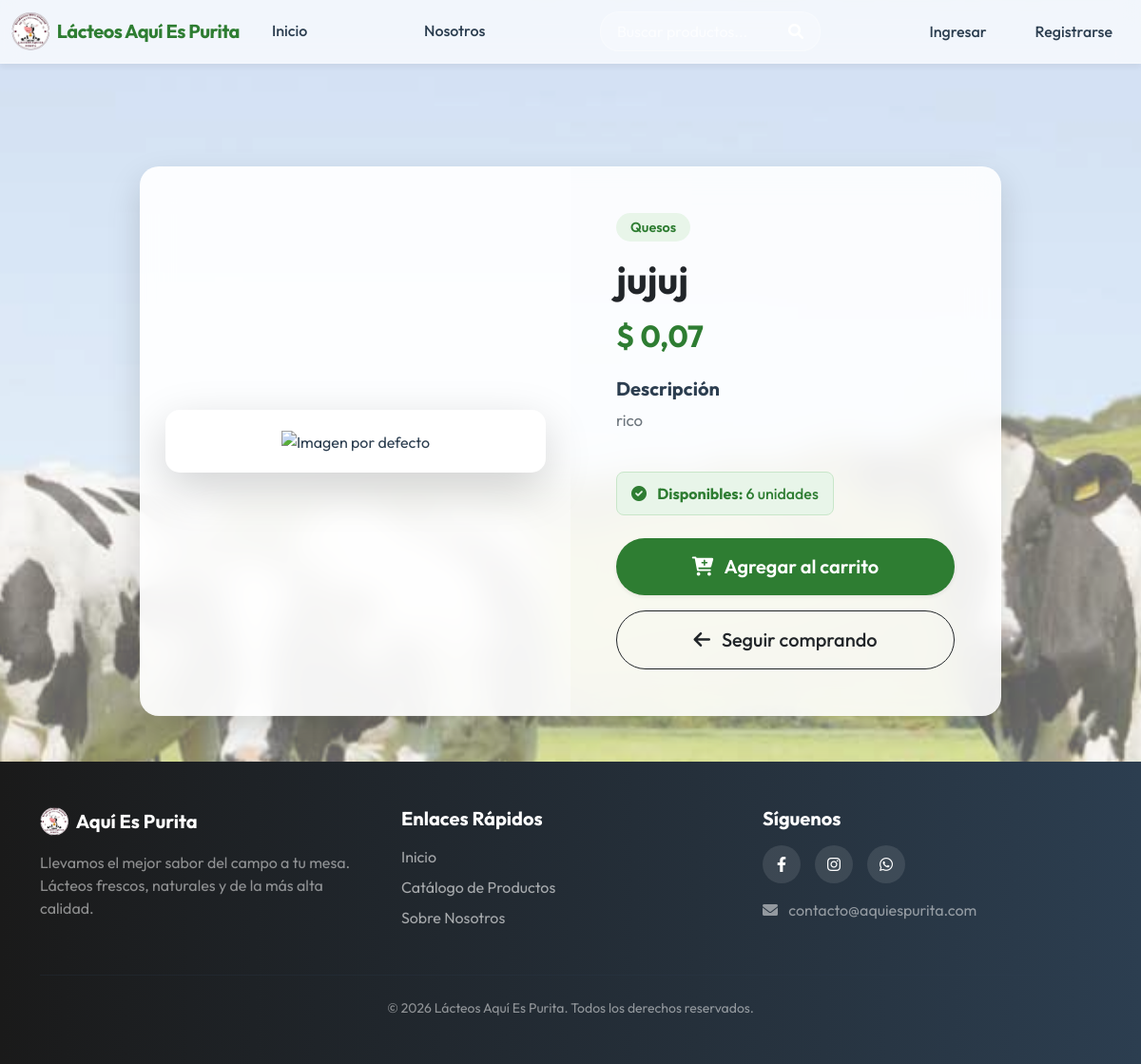
The page /producto/33/ on the database its author committed.
### core/models.py (models this page shows, shortened)
class Producto(models.Model):
    nombre = models.CharField(max_length=100, verbose_name="Nombre del producto")
    codigo = models.CharField(max_length=50, unique=True, verbose_name="Código del producto")
    precio = models.DecimalField(
        max_digits=10,
        decimal_places=2,
        verbose_name="Precio",
        null=True,
        blank=True
    )
    descripcion = models.TextField(max_length=500, verbose_name="Descripción breve")
    descripcion = models.TextField(max_length=500, verbose_name="Descripción breve")
    categoria = models.ForeignKey(Categoria, on_delete=models.CASCADE, verbose_name="Categoría", related_name="productos")
    cantidad = models.PositiveIntegerField(default=0, verbose_name="Cantidad en inventario")
    imagen = models.ImageField(upload_to='productos/', blank=True, null=True)
    disponible = models.BooleanField(default=True, verbose_name="¿Está disponible?")

class Categoria(models.Model):
    nombre = models.CharField(max_length=100, unique=True, verbose_name="Nombre de la categoría")

### core/views.py (the view)
# urls.py: path("producto/<int:producto_id>/", product_detail, name="product_detail"),
def product_detail(request, producto_id):
    producto = get_object_or_404(Producto, id=producto_id)
    if request.headers.get('x-requested-with') == 'XMLHttpRequest':
        return render(request, "core/product_detail_fragment.html", {"producto": producto})
    return render(request, "core/product_detail.html", {"producto": producto})

### core/templates/core/product_detail.html (shortened to what this page needs)
{% extends 'core/base.html' %}
{% load static %}
{% block content %}
<div class="fixed-background" style="background-image: url('{% static 'core/img/vacas.png' %}');"></div>
<div class="container my-5" style="margin-top: 100px !important;">
    <div class="row justify-content-center">
        <div class="col-lg-10">
            <div class="product-detail-glass-card">
                <div class="row g-0">
                    <div class="col-md-6 product-img-section p-4">
                        <div class="img-wrapper shadow-lg">
                            {% if producto.imagen %}
                                <img src="{{ producto.imagen.url }}" alt="{{ producto.nombre }}" class="img-fluid product-main-img">
                            {% else %}
                                <img src="{% static 'core/img/default.png' %}" alt="Imagen por defecto" class="img-fluid product-main-img">
                            {% endif %}
                        </div>
                    </div>
                    <div class="col-md-6 p-5 d-flex flex-column justify-content-center detail-info-section">
                        <span class="badge detail-category-badge mb-3">{{ producto.categoria.nombre }}</span>
                        <h1 class="detail-title fw-bold text-dark mb-3">{{ producto.nombre }}</h1>
                        <h2 class="detail-price text-success fw-bold mb-4">$ {{ producto.precio|floatformat:2 }}</h2>
                        <div class="detail-description mb-4">
                            <h5 class="fw-bold mb-2">Descripción</h5>
                            <p class="text-muted">{{ producto.descripcion }}</p>
                        </div>
                        <div class="detail-stock mb-4">
                            {% if producto.cantidad > 0 %}
                                <div class="stock-status in-stock">
                                    <i class="fas fa-check-circle me-2"></i> <strong>Disponibles:</strong> {{ producto.cantidad }} unidades
                                </div>
                            {% else %}
                                <div class="stock-status out-of-stock">
                                    <i class="fas fa-times-circle me-2"></i> <strong>Agotado</strong> temporalmente
                                </div>
                            {% endif %}
                        </div>
                        <div class="mt-auto d-flex flex-column gap-3">
                            {% if producto.cantidad > 0 %}
                                <a href="{% url 'add_to_cart' producto.id %}" class="btn btn-add-cart-detail btn-lg w-100 shadow-sm">
                                    <i class="fas fa-cart-plus me-2"></i> Agregar al carrito
                                </a>
                            {% endif %}
                            <a href="{% url 'products' %}" class="btn btn-outline-dark btn-lg w-100 detail-back-btn">
                                <i class="fas fa-arrow-left me-2"></i> Seguir comprando
                            </a>
                        </div>
                    </div>
                </div>
            </div>
        </div>
    </div>
</div>
{% endblock %}

### core/static/core/css/estilos.css (style rules this page uses)
:root { --primary-green: #2e7d32; --hover-green: #1b5e20; --light-green: #e8f5e9; --text-dark: #2c3e50; --text-light: #6c757d; --bg-light: #f8f9fa; --glass-bg: rgba(255, 255, 255, 0.85); --glass-border: rgba(255, 255, 255, 0.2); --shadow-sm: 0 4px 6px rgba(0, 0, 0, 0.05); --shadow-md: 0 8px 16px rgba(0, 0, 0, 0.1); --shadow-lg: 0 15px 35px rgba(0, 0, 0, 0.15); --radius-md: 12px; --radius-lg: 20px; --transition: all 0.3s cubic-bezier(0.4, 0, 0.2, 1); }
body { margin: 0; font-family: 'Outfit', sans-serif; color: var(--text-dark); background-color: var(--bg-light); }
body { margin: 0; font-family: 'Outfit', sans-serif; padding-top: 75px; background-color: var(--bg-light); }

### core/templates/core/product_detail.html (style rules this page uses)
.fixed-background { position: fixed; top: 0; left: 0; right: 0; bottom: 0; background-size: cover; background-position: center; z-index: -1; opacity: 0.6; }
.product-detail-glass-card { background: var(--glass-bg, rgba(255, 255, 255, 0.85)); border-radius: var(--radius-lg, 20px); box-shadow: var(--shadow-lg, 0 15px 35px rgba(0,0,0,0.1)); backdrop-filter: blur(16px); border: 1px solid var(--glass-border, rgba(255,255,255,0.3)); overflow: hidden; transition: var(--transition, all 0.3s ease); }
.product-img-section { background: rgba(255,255,255,0.5); display: flex; align-items: center; justify-content: center; }
.img-wrapper { background: white; border-radius: 15px; padding: 20px; width: 100%; max-width: 400px; text-align: center; transition: transform 0.4s ease; }
.product-main-img { max-height: 400px; object-fit: contain; width: 100%; }
.detail-info-section { background: rgba(255, 255, 255, 0.2); }
.detail-category-badge { background-color: var(--light-green, #e8f5e9); color: var(--primary-green, #2e7d32); align-self: flex-start; padding: 8px 15px; border-radius: 20px; font-size: 0.9rem; font-weight: 600; }
.detail-title { font-size: 2.5rem; color: var(--text-dark, #2c3e50); line-height: 1.2; }
.detail-price { font-size: 2rem; color: var(--primary-green, #2e7d32) !important; }
.detail-description p { font-size: 1.05rem; line-height: 1.6; }
.stock-status { padding: 10px 15px; border-radius: 8px; font-weight: 500; display: inline-block; }
.stock-status.in-stock { background-color: #e8f5e9; color: #2e7d32; border: 1px solid #c8e6c9; }
.btn-add-cart-detail { background-color: var(--primary-green, #2e7d32); color: white; border: none; border-radius: 50px; font-weight: 600; padding: 15px; transition: var(--transition, all 0.3s ease); }
.detail-back-btn { border-radius: 50px; font-weight: 500; padding: 15px; }

### core/templates/core/base.html (style rules this page uses)
body { display: flex; flex-direction: column; min-height: 100vh; }

### rows shown on the page
Producto: categoria.nombre "Quesos", nombre "jujuj", precio "0,07", descripcion "rico", cantidad "6"
